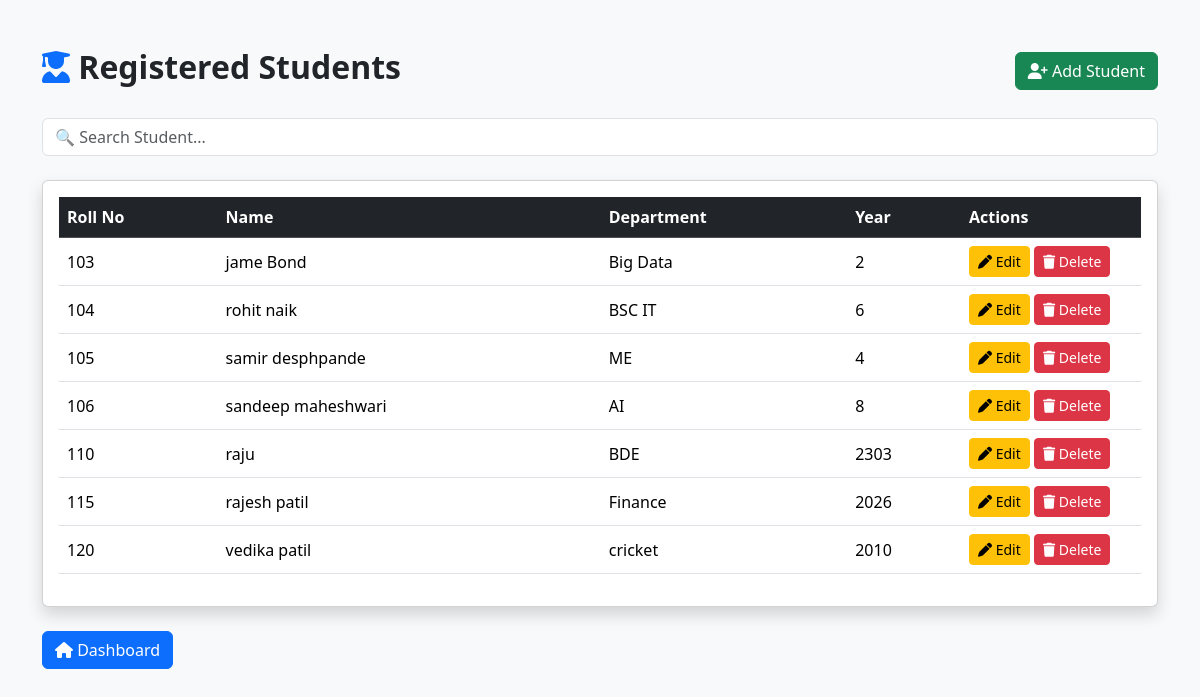
/students, run on the app's committed database.
### tables this page shows
CREATE TABLE students(

    id INTEGER PRIMARY KEY AUTOINCREMENT,

    roll_no TEXT UNIQUE,

    name TEXT,

    department TEXT,

    year TEXT

);

### app.py (the view)
@app.route("/students")
def students():
    connection = sqlite3.connect("database/attendance.db")
    cursor = connection.cursor()
    cursor.execute("""
        SELECT roll_no, name, department, year
        FROM students
        ORDER BY roll_no
    """)
    students = cursor.fetchall()
    connection.close()
    return render_template(
        "students.html",
        students=students
    )

### templates/students.html (shortened to what this page needs)
<!DOCTYPE html>
<html lang="en">
<head>
    <link href="https://cdn.jsdelivr.net/npm/bootstrap@5.3.7/dist/css/bootstrap.min.css" rel="stylesheet">
    <link rel="stylesheet"
        href="https://cdnjs.cloudflare.com/ajax/libs/font-awesome/6.7.2/css/all.min.css">
</head>
<body class="bg-light">
<div class="container py-5">
    <div class="d-flex justify-content-between align-items-center mb-4">
        <h2 class="fw-bold">
            <i class="fa-solid fa-user-graduate text-primary"></i>
            Registered Students
        </h2>
        <a href="/add-student" class="btn btn-success">
            <i class="fa-solid fa-user-plus"></i>
            Add Student
        </a>
    </div>
    <div class="mb-4">
        <input
            type="text"
            id="searchInput"
            class="form-control"
            placeholder="🔍 Search Student...">
    </div>
    <div class="card shadow">
        <div class="card-body">
            <table class="table table-hover align-middle" id="studentTable">
                <thead class="table-dark">
                    <tr>
                        <th>Roll No</th>
                        <th>Name</th>
                        <th>Department</th>
                        <th>Year</th>
                        <th width="180">Actions</th>
                    </tr>
                </thead>
                <tbody>
                {% for student in students %}
                    <tr>
                        <td>{{ student[0] }}</td>
                        <td>{{ student[1] }}</td>
                        <td>{{ student[2] }}</td>
                        <td>{{ student[3] }}</td>
                        <td>
                            <a href="/edit-student/{{ student[0] }}"
                               class="btn btn-warning btn-sm">
                                <i class="fa-solid fa-pen"></i>
                                Edit
                            </a>
                            <a href="/delete-student/{{ student[0] }}"
                               class="btn btn-danger btn-sm"
                               onclick="return confirm('Are you sure you want to delete this student?')">
                                <i class="fa-solid fa-trash"></i>
                                Delete
                            </a>
                        </td>
                    </tr>
                {% endfor %}
                </tbody>
            </table>
        </div>
    </div>
    <div class="mt-4">
        <a href="/" class="btn btn-primary">
            <i class="fa-solid fa-house"></i>
            Dashboard
        </a>
    </div>
</div>
</body>
</html>

### data on the page
students: roll_no "103", name "jame Bond", department "Big Data", year "2"
students: roll_no "104", name "rohit naik", department "BSC IT", year "6"
students: roll_no "105", name "samir desphpande", department "ME", year "4"
students: roll_no "106", name "sandeep maheshwari", department "AI", year "8"
students: roll_no "110", name "raju", department "BDE", year "2303"
students: roll_no "115", name "rajesh patil", department "Finance", year "2026"
students: roll_no "120", name "vedika patil", department "cricket", year "2010"
